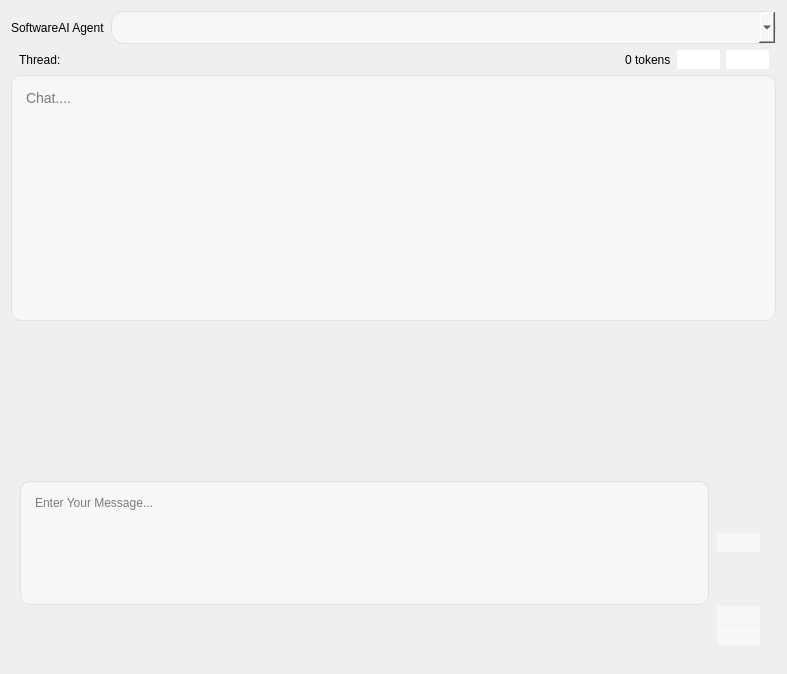
      <widget class="QWidget" name="page_2">
       <layout class="QGridLayout" name="gridLayout_4">
        <item row="0" column="0">
         <layout class="QGridLayout" name="gridLayout_23">
          <item row="0" column="0">
           <widget class="QLabel" name="label">
            <property name="sizePolicy">
             <sizepolicy hsizetype="Fixed" vsizetype="Preferred">
              <horstretch>0</horstretch>
              <verstretch>0</verstretch>
             </sizepolicy>
            </property>
            <property name="text">
             <string>SoftwareAI Agent</string>
            </property>
           </widget>
          </item>
          <item row="0" column="1">
           <widget class="QComboBox" name="SoftwareAIAgent_Benchmark">
            <property name="sizePolicy">
             <sizepolicy hsizetype="Preferred" vsizetype="Fixed">
              <horstretch>0</horstretch>
              <verstretch>0</verstretch>
             </sizepolicy>
            </property>
            <property name="styleSheet">
             <string notr="true">QComboBox {
    background-color: #F7F7F7;
    border: 1px solid #E0E0E0;
    border-radius: 13px;  /* Borda arredondada */
    color: black;  /* Cor do texto */
    font-size: 16px;  /* Tamanho da fonte */
    padding: 5px 10px;  /* Espaçamento interno */
}

QComboBox:hover {
    background-color: #EDEDED; /* Fundo ao passar o mouse */
}

QComboBox:pressed {
    background-color: #DCDCDC; /* Fundo ao pressionar */
}

QComboBox QAbstractItemView {
    background-color: #F7F7F7;
    border: 1px solid #E0E0E0;
    selection-background-color: #EDEDED;
    selection-color: black;
    border-radius: 10px;  /* Borda arredondada para a lista */
    font-size: 16px; /* Ajuste de fonte para itens */
}
</string>
            </property>
           </widget>
          </item>
         </layout>
        </item>
        <item row="1" column="0">
         <layout class="QGridLayout" name="gridLayout_33">
          <property name="leftMargin">
           <number>8</number>
          </property>
          <property name="topMargin">
           <number>0</number>
          </property>
          <property name="rightMargin">
           <number>7</number>
          </property>
          <item row="0" column="0">
           <widget class="QLabel" name="label_19">
            <property name="minimumSize">
             <size>
              <width>600</width>
              <height>0</height>
             </size>
            </property>
            <property name="maximumSize">
             <size>
              <width>600</width>
              <height>16777215</height>
             </size>
            </property>
            <property name="text">
             <string>Thread: </string>
            </property>
           </widget>
          </item>
          <item row="0" column="2">
           <widget class="QCustomQPushButton" name="CleanThread_Benchmark">
            <property name="sizePolicy">
             <sizepolicy hsizetype="Fixed" vsizetype="Fixed">
              <horstretch>0</horstretch>
              <verstretch>0</verstretch>
             </sizepolicy>
            </property>
            <property name="styleSheet">
             <string notr="true">            QPushButton {
                background-color: white;

                border-radius: 13px;  /* Borda arredondada (círculo) */
                color: black;  /* Cor do texto alterada para preto */
                font-size: 16px;  /* Ajuste do tamanho do ícone */
            }

</string>
            </property>
            <property name="text">
             <string/>
            </property>
            <property name="icon">
             <iconset>
              <normaloff>:/material_design/icons/material_design/cleaning_services.png</normaloff>:/material_design/icons/material_design/cleaning_services.png</iconset>
            </property>
            <property name="iconSize">
             <size>
              <width>19</width>
              <height>18</height>
             </size>
            </property>
           </widget>
          </item>
          <item row="0" column="1">
           <widget class="QLabel" name="label_20">
            <property name="sizePolicy">
             <sizepolicy hsizetype="Fixed" vsizetype="Preferred">
              <horstretch>0</horstretch>
              <verstretch>0</verstretch>
             </sizepolicy>
            </property>
            <property name="text">
             <string>0 tokens</string>
            </property>
           </widget>
          </item>
          <item row="0" column="3">
           <widget class="QCustomQPushButton" name="AtachFilesToThread_Benchmark">
            <property name="sizePolicy">
             <sizepolicy hsizetype="Fixed" vsizetype="Fixed">
              <horstretch>0</horstretch>
              <verstretch>0</verstretch>
             </sizepolicy>
            </property>
            <property name="styleSheet">
             <string notr="true">            QPushButton {
                background-color: white;

                border-radius: 13px;  /* Borda arredondada (círculo) */
                color: black;  /* Cor do texto alterada para preto */
                font-size: 16px;  /* Ajuste do tamanho do ícone */
            }

</string>
            </property>
            <property name="text">
             <string/>
            </property>
            <property name="icon">
             <iconset resource="../Qss/icons/_icons.qrc">
              <normaloff>:/font_awesome_solid/icons/font_awesome/solid/database.png</normaloff>:/font_awesome_solid/icons/font_awesome/solid/database.png</iconset>
            </property>
            <property name="iconSize">
             <size>
              <width>19</width>
              <height>18</height>
             </size>
            </property>
           </widget>
          </item>
         </layout>
        </item>
        <item row="2" column="0">
         <widget class="QTextEdit" name="html_chat__Benchmark">
          <property name="minimumSize">
           <size>
            <width>0</width>
            <height>246</height>
           </size>
          </property>
          <property name="maximumSize">
           <size>
            <width>16777215</width>
            <height>16777215</height>
           </size>
          </property>
          <property name="styleSheet">
           <string notr="true">            QTextEdit {
          
                border: 1px solid #E0E0E0;
                padding: 10px;
                border-radius: 10px;
                background-color: #F7F7F7;
                color: black;  /* Cor do texto preto */
                font-family: Arial;
                font-size: 14px;
            }</string>
          </property>
          <property name="placeholderText">
           <string>Chat....</string>
          </property>
         </widget>
        </item>
        <item row="3" column="0">
         <spacer name="verticalSpacer_3">
          <property name="orientation">
           <enum>Qt::Vertical</enum>
          </property>
          <property name="sizeType">
           <enum>QSizePolicy::Fixed</enum>
          </property>
          <property name="sizeHint" stdset="0">
           <size>
            <width>20</width>
            <height>154</height>
           </size>
          </property>
         </spacer>
        </item>
        <item row="4" column="0">
         <layout class="QGridLayout" name="gridLayout_22">
          <property name="leftMargin">
           <number>2</number>
          </property>
          <property name="topMargin">
           <number>0</number>
          </property>
          <property name="rightMargin">
           <number>7</number>
          </property>
          <property name="bottomMargin">
           <number>18</number>
          </property>
          <property name="spacing">
           <number>1</number>
          </property>
          <item row="0" column="4">
           <widget class="QTextEdit" name="mensage_input__Benchmark">
            <property name="sizePolicy">
             <sizepolicy hsizetype="Preferred" vsizetype="Preferred">
              <horstretch>0</horstretch>
              <verstretch>0</verstretch>
             </sizepolicy>
            </property>
            <property name="minimumSize">
             <size>
              <width>689</width>
              <height>124</height>
             </size>
            </property>
            <property name="maximumSize">
             <size>
              <width>607</width>
              <height>124</height>
             </size>
            </property>
            <property name="styleSheet">
             <string notr="true">            QTextEdit {
                border: 1px solid #E0E0E0;
                padding: 10px;
                border-radius: 10px;
                background-color: #F7F7F7;
                color: black;  /* Cor do texto alterada para preto */
            }</string>
            </property>
            <property name="placeholderText">
             <string>Enter Your Message...</string>
            </property>
           </widget>
          </item>
          <item row="2" column="7">
           <widget class="QCustomQPushButton" name="Atachfiles_Benchmark">
            <property name="sizePolicy">
             <sizepolicy hsizetype="Fixed" vsizetype="Fixed">
              <horstretch>0</horstretch>
              <verstretch>0</verstretch>
             </sizepolicy>
            </property>
            <property name="styleSheet">
             <string notr="true">            QPushButton {
                background-color: #F7F7F7;

                border-radius: 13px;  /* Borda arredondada (círculo) */
                color: black;  /* Cor do texto alterada para preto */
                font-size: 16px;  /* Ajuste do tamanho do ícone */
            }

</string>
            </property>
            <property name="text">
             <string/>
            </property>
            <property name="icon">
             <iconset resource="../Qss/icons/_icons.qrc">
              <normaloff>:/material_design/icons/material_design/attach_file.png</normaloff>:/material_design/icons/material_design/attach_file.png</iconset>
            </property>
            <property name="iconSize">
             <size>
              <width>27</width>
              <height>34</height>
             </size>
            </property>
           </widget>
          </item>
          <item row="4" column="7">
           <widget class="QPushButton" name="pushButton_3">
            <property name="sizePolicy">
             <sizepolicy hsizetype="Fixed" vsizetype="Fixed">
              <horstretch>0</horstretch>
              <verstretch>0</verstretch>
             </sizepolicy>
            </property>
            <property name="styleSheet">
             <string notr="true">            QPushButton {
                background-color: #F7F7F7;

                border-radius: 13px;  /* Borda arredondada (círculo) */
                color: black;  /* Cor do texto alterada para preto */
                font-size: 16px;  /* Ajuste do tamanho do ícone */
            }

</string>
            </property>
            <property name="text">
             <string/>
            </property>
            <property name="icon">
             <iconset>
              <normaloff>:/material_design/icons/material_design/image.png</normaloff>:/material_design/icons/material_design/image.png</iconset>
            </property>
            <property name="iconSize">
             <size>
              <width>27</width>
              <height>40</height>
             </size>
            </property>
           </widget>
          </item>
          <item row="0" column="7">
           <widget class="QCustomQPushButton" name="send_mensage__Benchmark">
            <property name="sizePolicy">
             <sizepolicy hsizetype="Fixed" vsizetype="Fixed">
              <horstretch>0</horstretch>
              <verstretch>0</verstretch>
             </sizepolicy>
            </property>
            <property name="styleSheet">
             <string notr="true">            QPushButton {
                background-color: #F7F7F7;

                border-radius: 13px;  /* Borda arredondada (círculo) */
                color: black;  /* Cor do texto alterada para preto */
                font-size: 16px;  /* Ajuste do tamanho do ícone */
            }

</string>
            </property>
            <property name="text">
             <string/>
            </property>
            <property name="icon">
             <iconset>
              <normaloff>:/material_design/icons/material_design/send.png</normaloff>:/material_design/icons/material_design/send.png</iconset>
            </property>
            <property name="iconSize">
             <size>
              <width>34</width>
              <height>34</height>
             </size>
            </property>
           </widget>
          </item>
         </layout>
        </item>
       </layout>
      </widget>
